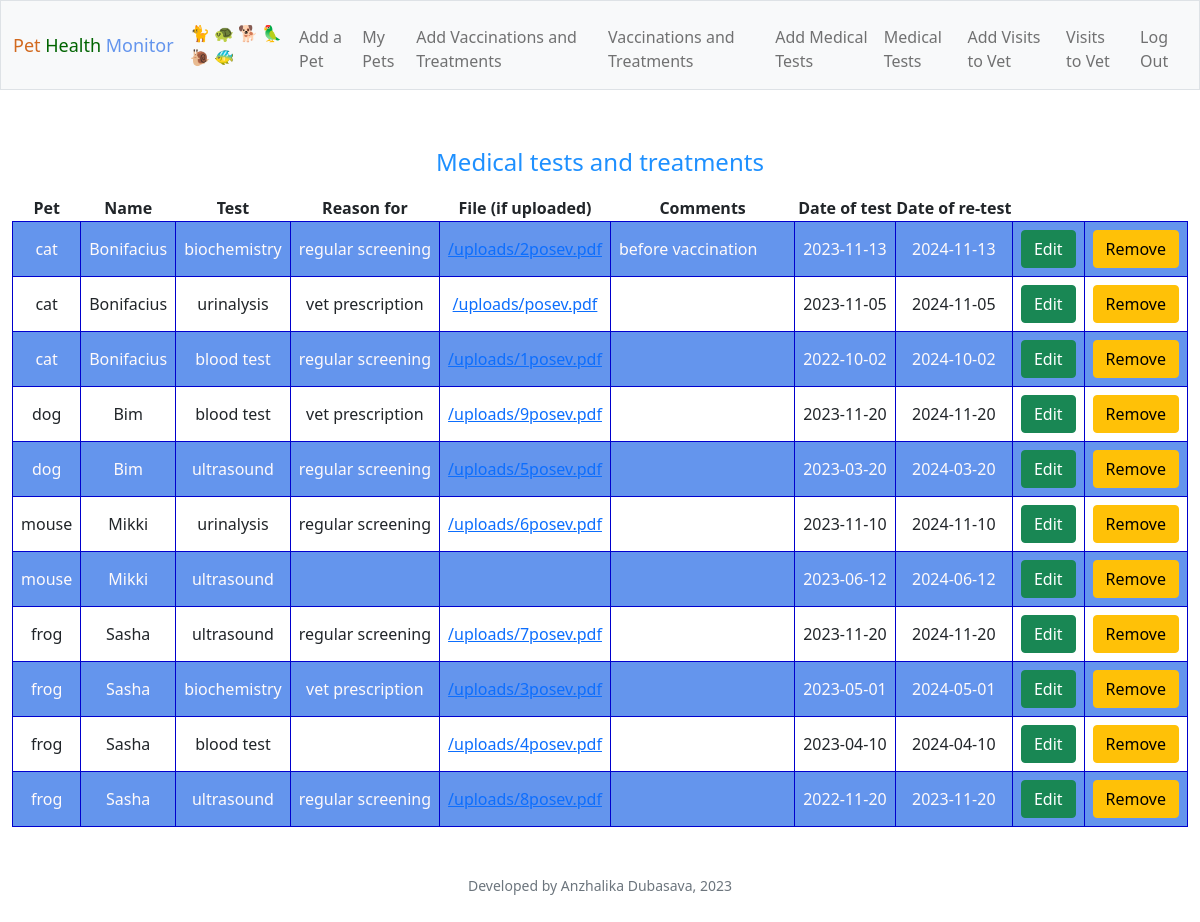
Page /tests (signed in) on the committed database.
### tables this page shows
CREATE TABLE tests (user_id INTEGER, pet_id INTEGER, id INTEGER PRIMARY KEY AUTOINCREMENT,  test TEXT, reason TEXT, url TEXT, comments TEXT, date_of_test DATE, date_next DATE, FOREIGN KEY(user_id) REFERENCES users(id), FOREIGN KEY(pet_id) REFERENCES pets(pet_id));

CREATE TABLE pets (user_id INTEGER, pet_id INTEGER PRIMARY KEY AUTOINCREMENT NOT NULL, type TEXT NOT NULL, name TEXT NOT NULL, date_of_birth DATE, FOREIGN KEY(user_id) REFERENCES users(id));

### app.py (the view)
@app.route("/tests", methods=["GET", "POST"])
@login_required
def tests():
    tests = db.execute(
        "SELECT * FROM tests WHERE user_id = ?",
        session["user_id"],
    )
    if len(tests) < 1:
        info = "No tests yet! Start from adding a test!"
        return render_template("add_tests.html", info=info)
    pets = db.execute(
        "SELECT pets.user_id AS user_id, pets.pet_id AS pet_id, pets.type AS type, pets.name AS name, tests.id AS test_id, test, reason, url, comments, date_of_test, date_next FROM pets JOIN tests on tests.pet_id = pets.pet_id WHERE pets.user_id = ? ORDER BY pets.pet_id ASC, date_of_test DESC",
        session["user_id"],
    )
    if request.method == "POST":
        return render_template("tests.html", pets=pets)
    return render_template("tests.html", pets=pets)

### app.py (called while the page is built)
@app.after_request
def after_request(response):
    response.headers["Cache-Control"] = "no-cache, no-store, must-revalidate"
    response.headers["Expires"] = 0
    response.headers["Pragma"] = "no-cache"
    return response

### helpers.py (called while the page is built)
def login_required(f):
    @wraps(f)
    def decorated_function(*args, **kwargs):
        if session.get("user_id") is None:
            return redirect("/login")
        return f(*args, **kwargs)
    return decorated_function

### templates/tests.html (shortened to what this page needs)
{% extends "layout.html" %}
{% block main %}
    <h4>Medical tests and treatments</h4>
   <table>
    <thead>
        <tr>
            <th>Pet</th>
            <th>Name</th>
            <th>Test</th>
            <th>Reason for</th>
            <th>File (if uploaded)</th>
            <th>Comments</th>
            <th>Date of test</th>
            <th>Date of re-test</th>
        </tr>
    </thead>
    <tbody>
        {% for pet in pets %}
        <tr id="abc">
            <td>{{ pet.type }}</td>
            <td>{{ pet.name }}</td>
            <td>{{ pet.test }}</td>
            <td>{{ pet.reason }}</td>
            <td><a href="{{ pet.url }}">{{ pet.url }}</a></td>
            <td data-rel="comments">{{ pet.comments }}</td>
            <td>{{ pet.date_of_test }}</td>
            <td>{{ pet.date_next }}</td>
            <td>
                <form action="/edit_tests" method="post">
                    <button class="btn btn-success" type="submit">Edit</button>
                </form>
            </td>
            <td>
                <form action="/remove_tests" method="post" onsubmit="return confirm('Are you sure you wish to delete? You can\'t undo this action!');">
                    <button class="btn btn-warning" type="submit">Remove</button>
                </form>
            </td>
        </tr>
        {% endfor %}
    </tbody>
</table>
{% endblock %}

### static/style.css (style rules this page uses)
table { margin: auto; white-space: nowrap; }
table tr td[data-rel='comments'] { text-align: left; white-space: normal; width: 250px; }
td { border: 0.5px solid #0000CD; padding: 8px; }
h4 { padding: 10px; color: #1E90FF; }
#abc:nth-child(odd) { background-color : #6495ED; color: #FFFAFA; border: 0.5px solid #6495ED; }
#abc:nth-child(even) { border: 0.5px solid #6495ED; }

### rows in the picture
tests: type "cat", name "Bonifacius", test "biochemistry", reason "regular screening", url "/uploads/2posev.pdf", comments "before vaccination", date_of_test "2023-11-13", date_next "2024-11-13"
tests: type "cat", name "Bonifacius", test "urinalysis", reason "vet prescription", url "/uploads/posev.pdf", date_of_test "2023-11-05", date_next "2024-11-05"
tests: type "cat", name "Bonifacius", test "blood test", reason "regular screening", url "/uploads/1posev.pdf", date_of_test "2022-10-02", date_next "2024-10-02"
tests: type "dog", name "Bim", test "blood test", reason "vet prescription", url "/uploads/9posev.pdf", date_of_test "2023-11-20", date_next "2024-11-20"
tests: type "dog", name "Bim", test "ultrasound", reason "regular screening", url "/uploads/5posev.pdf", date_of_test "2023-03-20", date_next "2024-03-20"
tests: type "mouse", name "Mikki", test "urinalysis", reason "regular screening", url "/uploads/6posev.pdf", date_of_test "2023-11-10", date_next "2024-11-10"
tests: type "mouse", name "Mikki", test "ultrasound", date_of_test "2023-06-12", date_next "2024-06-12"
tests: type "frog", name "Sasha", test "ultrasound", reason "regular screening", url "/uploads/7posev.pdf", date_of_test "2023-11-20", date_next "2024-11-20"
tests: type "frog", name "Sasha", test "biochemistry", reason "vet prescription", url "/uploads/3posev.pdf", date_of_test "2023-05-01", date_next "2024-05-01"
tests: type "frog", name "Sasha", test "blood test", url "/uploads/4posev.pdf", date_of_test "2023-04-10", date_next "2024-04-10"
tests: type "frog", name "Sasha", test "ultrasound", reason "regular screening", url "/uploads/8posev.pdf", date_of_test "2022-11-20", date_next "2023-11-20"
